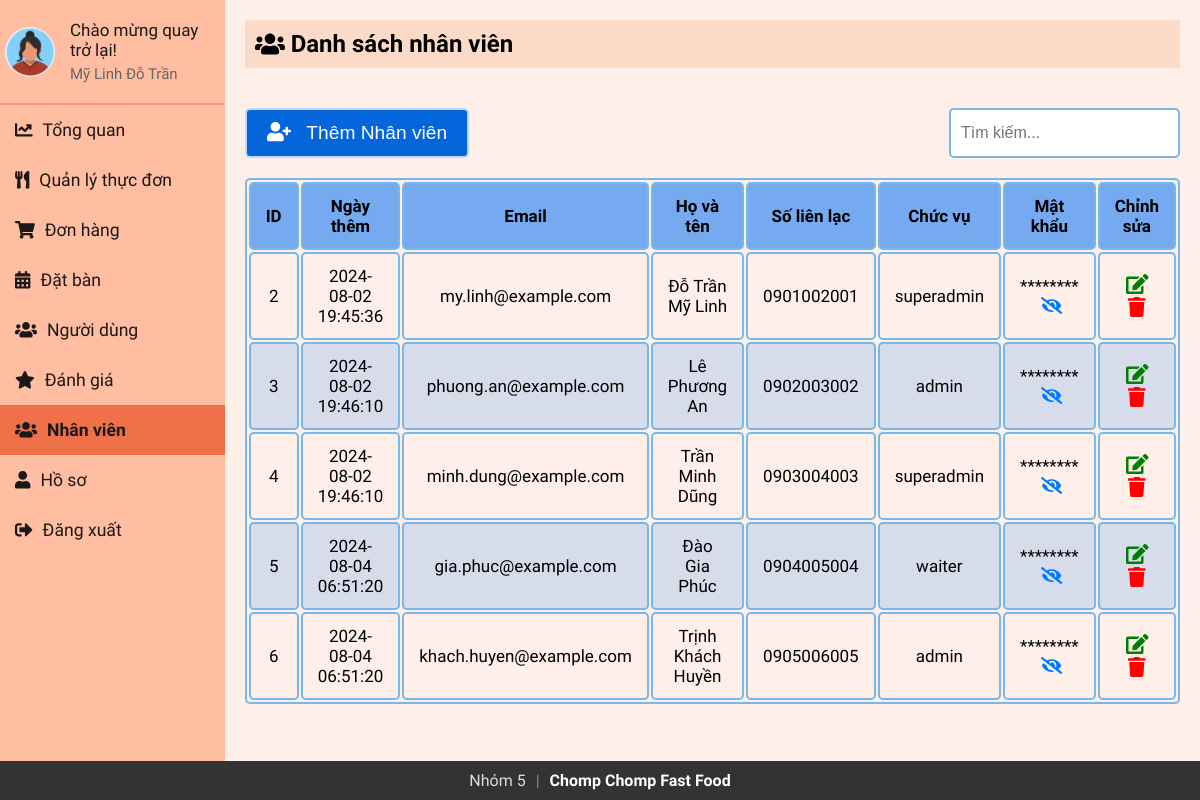
/Admin/staffs.php (signed in), run on the app's committed database.
### tables this page shows
CREATE TABLE `staff` (
  `id` int(11) NOT NULL,
  `firstName` varchar(50) NOT NULL,
  `lastName` varchar(50) NOT NULL,
  `email` varchar(100) NOT NULL,
  `contact` varchar(15) DEFAULT NULL,
  `role` enum('superadmin','admin','delivery boy','waiter') NOT NULL,
  `password` varchar(255) NOT NULL,
  `createdAt` timestamp NOT NULL DEFAULT current_timestamp(),
  `updatedAt` timestamp NOT NULL DEFAULT current_timestamp() ON UPDATE current_timestamp(),
  `profile_image` varchar(255) NOT NULL DEFAULT 'default.jpg'
);

### Admin/sidebar.php (called while the page is built, shortened)
<?php
include 'db_connection.php';
$admin_email = isset($_SESSION['email']) ? $_SESSION['email'] : '';
function getAdminInfo($email)
{
  global $conn;
  $stmt = $conn->prepare("SELECT firstName, lastName, email, profile_image FROM staff WHERE email = ?");
  $stmt->bind_param("s", $email);
  $stmt->execute();
  $stmt->bind_result($firstName, $lastName, $email,  $profile_image);
  return [
    'firstName' => $firstName ?: '',
    'lastName' => $lastName ?: '',
    'email' => $email ?: '',
    'profile_image' => $profile_image ?: 'default.jpg'
  ];
}
$admin_info = getAdminInfo($admin_email);
?>

### Admin/staffs.php (the view, shortened to what this page needs)
<?php
include 'db_connection.php';
$search = '';
?>
<?php
include 'sidebar.php';
?>
<!DOCTYPE html>
<html lang="en">
<head>
  <link rel="stylesheet" href="https://cdnjs.cloudflare.com/ajax/libs/font-awesome/5.15.3/css/all.min.css">
  <link rel="stylesheet" href="sidebar.css">
  <link rel="stylesheet" href="admin_user.css">
</head>
<body>
  <div class="sidebar">
    <div class="profile-section">
      <img src="../uploads/<?php echo htmlspecialchars($admin_info['profile_image']); ?>" alt="Profile Picture">
      <div class="info">
        <h3>Chào mừng quay trở lại!</h3>
        <p><?php echo htmlspecialchars($admin_info['firstName']) . ' ' . htmlspecialchars($admin_info['lastName']); ?></p>
      </div>
    </div>
    <ul>
      <li><a href="index.php"><i class="fas fa-chart-line" style="margin-right: 10px;"></i>Tổng quan</a></li>
      <li><a href="admin_menu.php" ><i class="fas fa-utensils" style="margin-right: 10px;"></i>Quản lý thực đơn</a></li>
      <li><a href="admin_orders.php"><i class="fas fa-shopping-cart" style="margin-right: 10px;"></i>Đơn hàng</a></li>
      <li><a href="reservations.php"><i class="fas fa-calendar-alt" style="margin-right: 10px;"></i>Đặt bàn</a></li>
      <li><a href="users.php"><i class="fas fa-users" style="margin-right: 10px;"></i>Người dùng</a></li>
      <li><a href="reviews.php"><i class="fas fa-star" style="margin-right: 10px;"></i>Đánh giá</a></li>
      <li><a href="staffs.php" class="active"><i class="fas fa-users" style="margin-right: 10px;"></i>Nhân viên</a></li>
      <li><a href="profile.php"><i class="fas fa-user" style="margin-right: 10px;"></i>Hồ sơ</a></li>
      <li style="margin-right: 10px;"><a href="logout.php"><i class="fas fa-sign-out-alt" style="margin-right: 10px;"></i>Đăng xuất</a></li>
    </ul>
  </div>
  <div class="content">
    <div class="header">
      <h2><i class="fas fa-users"></i>&nbsp;Danh sách nhân viên</h2>
    </div>
    <div class="actions">
      <button onclick="openaddUserModal()"><i class="fas fa-user-plus"></i> &nbsp; Thêm Nhân viên</button>
      <form method="POST" id="searchForm" class="search-bar">
        <input type="text" name="search" placeholder="Tìm kiếm..." value="<?php echo htmlspecialchars($search); ?>">
      </form>
    </div>
    <table id="userTable">
      <thead>
        <tr>
          <th>ID</th>
          <th>Ngày thêm</th>
          <th>Email</th>
          <th>Họ và tên</th>
          <th>Số liên lạc</th>
          <th>Chức vụ</th>
          <th>Mật khẩu</th>
          <th>Chỉnh sửa</th>
        </tr>
      </thead>
      <tbody>
        <?php
        $sql = "SELECT * FROM staff";
        $result = $conn->query($sql);
        if ($result->num_rows > 0) {
          while ($row = $result->fetch_assoc()) {
            $passwordMasked = str_repeat('*', strlen($row['password']));
            echo "<tr>
                      <td>{$row['id']}</td>
                      <td>{$row['createdAt']}</td>
                      <td>{$row['email']}</td>
                      <td>{$row['lastName']} {$row['firstName']}</td>
                      <td>{$row['contact']}</td>
                      <td>{$row['role']}</td>
                      <td>
                          <span class='password-masked'>{$passwordMasked}</span>
                          <span class='password-visible' style='display: none;'>{$row['password']}</span>
                          <i class='fas fa-eye-slash toggle-password' onclick='togglePassword(this)'></i>
                      </td>
                      <td>
                          <button id='editbtn' onclick='openEditUserModal(this)' data-email='{$row['email']}' data-firstname='{$row['firstName']}' data-lastname='{$row['lastName']}' data-contact='{$row['contact']}' data-role='{$row['role']}' data-password='{$row['password']}'><i class='fas fa-edit'></i></button>
                          <button id='deletebtn' onclick=\"deleteItem('{$row['email']}')\"><i class='fas fa-trash'></i></button>
                      </td>
                  </tr>";
          }
        } else {
          echo "<tr><td colspan='8' style='text-align: center;'>No Users Found</td></tr>";
        }
        ?>
      </tbody>
    </table>
  </div>
</body>
</html>

### Admin/sidebar.css (style rules this page uses)
* { margin: 0; padding: 0; box-sizing: border-box; }
body { background: #fef0e8; font-family: "Baloo 2", cursive; display: flex; flex-direction: row; margin: 0; }
.sidebar { width: 250px; background-color: #ffbda1; color: #1d1818; overflow: auto; position: relative; min-height: 100vh; font-size: 1.1rem }
.sidebar ul li a { display: block; padding: 15px; text-decoration: none; color: #1d1818; transition: background-color 0.3s; }
.sidebar ul li a.active { background-color:#ee7149; font-weight: bold; }
.sidebar ul { list-style-type: none; padding: 0; }
.content { flex: 1; padding: 20px; }
.header { padding: 10px; background-color: #fbdac7; margin-bottom: 20px; display: flex; align-items: center; }
.header h2 { display: flex; align-items: center; }
.profile-section { padding: 20px 5px 20px 5px; display: flex; align-items: center; border-bottom: 2px solid rgba(253, 108, 77, 0.5); }
.profile-section img { width: 50px; height: 50px; border-radius: 50%; margin-right: 15px; }
.profile-section .info { flex-grow: 1; }
.profile-section .info h3 { margin: 0; font-size: 17px; font-weight: 500; }
.profile-section .info p { margin: 5px 0 0; font-size: 15px; color: #666; }
.sidebar ul li a.active { font-weight: bold; }

### Admin/admin_user.css (style rules this page uses)
* { margin: 0; padding: 0; }
body { background: #fef0e8; font-family: "Baloo 2", cursive; margin: 0; }
.content { margin-bottom: 40px; }
.actions { display: flex; justify-content: space-between; align-items: center; margin-top: 40px; margin-bottom: 20px; }
#userTable td { position: relative; }
#userTable .fa-eye, #userTable .fa-eye-slash { cursor: pointer; margin-left: 5px; color: #007bff; }
.search-bar input { padding: 14px 10px; font-size: 16px; border-radius: 5px; border: 2px solid #78b8e8; cursor: pointer; outline: none; }
.header { padding: 10px; background-color: #fbdac7; margin-bottom: 20px; display: flex; align-items: center; }
table { width: 100%; border: 2px solid #78b8e8; font-size: 17px; text-align: center; cursor: pointer; border-radius: 5px; }
table th, table td { padding: 12px 15px; border: 2px solid #78b8e8; border-radius: 5px; }
table th { background-color: rgba(60, 142, 245, 0.7); }
table tr:nth-of-type(even) { background-color: rgba(60, 142, 245, 0.2); }
button { background-color: #0566db; color: white; border: 2px solid #b9d8ff; padding: 12px 20px; cursor: pointer; border-radius: 5px; transition: all 0.3s ease; font-size: 1.2rem; }
#editbtn, #deletebtn { font-size: 20px; background: none; border: none; padding: 0 0 0 0; outline: none; cursor: pointer; padding: 0 5px 0 5px; }
#editbtn { color: green; }
#deletebtn { color: red; }
.sidebar ul li a.active { font-weight: bold; }

### Admin/staffs.php (style rules this page uses)
.sidebar ul li a.active { font-weight: bold; }

### data on the page
staff: profile_image (picture), firstName "Mỹ Linh", lastName "Đỗ Trần", id "2", createdAt "2024-08-02 19:45:36", email "my.linh@example.com", contact "0901002001", role "superadmin", password "********"
staff: id "3", createdAt "2024-08-02 19:46:10", email "phuong.an@example.com", lastName "Lê", firstName "Phương An", contact "0902003002", role "admin", password "********"
staff: id "4", createdAt "2024-08-02 19:46:10", email "minh.dung@example.com", lastName "Trần", firstName "Minh Dũng", contact "0903004003", role "superadmin", password "********"
staff: id "5", createdAt "2024-08-04 06:51:20", email "gia.phuc@example.com", lastName "Đào", firstName "Gia Phúc", contact "0904005004", role "waiter", password "********"
staff: id "6", createdAt "2024-08-04 06:51:20", email "khach.huyen@example.com", lastName "Trịnh", firstName "Khách Huyền", contact "0905006005", role "admin", password "********"
